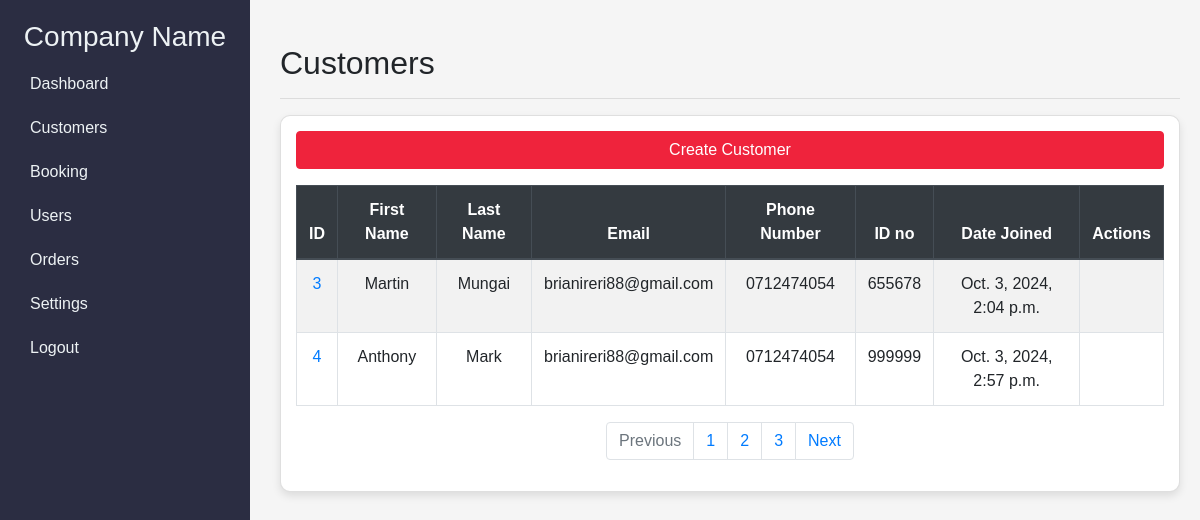
Screenshot of /customer/ with the database file from the repository.
### project/models.py (models this page shows, shortened)
class Customer(models.Model):
    created_at = models.DateTimeField(auto_now_add=True)
    first_name = models.CharField(max_length=50)
    last_name =  models.CharField(max_length=50)
    email =  models.CharField(max_length=100)
    phone =  models.CharField(max_length=15)
    Id_no  =  models.CharField(max_length=100, unique=True)
    class Meta:
        verbose_name_plural = 'Customer'

### project/views.py (the view)
# urls.py: path('customer/', views.customer, name='customer'),
def customer(request):
    customers = Customer.objects.all()
    return render(request, 'admin/customer.html', {'customers':customers})

### project/templates/admin/customer.html
{% extends 'admin/admin_dashboard.html' %}
{% load static %}
{% block content %}
    <div class="content">
        <h2>Customers</h2>
        <hr>
        <div class="card card-body">
            <a class="btn btn-primary mb-3" href="{% url 'add_customer'%}">Create Customer</a>
            <table class="table table-striped table-bordered">
                <thead class="thead-dark">
                    <tr>
                        <th>ID</th>
                        <th>First Name</th>
                        <th>Last Name</th>
                        <th>Email</th>
                        <th>Phone Number</th>
                        <th>ID no</th>
                        <th>Date Joined</th>
                        <th>Actions</th>
                    </tr>
                </thead>
                <tbody>
                    {% for customer in customers %}
                    <tr>
				        <td><a href="{% url 'customer_record' customer.id %}">{{ customer.id }}</a></td>
                        <td>{{ customer.first_name }}</td>
                        <td>{{ customer.last_name }}</td>
						<td>{{ customer.email }}</td>
                        <td>{{ customer.phone }}</td>
					    <td>{{ customer.Id_no }}</td>
						<td>{{ customer.created_at }}</td>
                        <td>
                        </td>
                    </tr>
                    {% endfor %}
                </tbody>
            </table>
            <nav aria-label="Page navigation">
                <ul class="pagination justify-content-center">
                    <li class="page-item disabled">
                        <a class="page-link" href="#" tabindex="-1">Previous</a>
                    </li>
                    <li class="page-item"><a class="page-link" href="#">1</a></li>
                    <li class="page-item"><a class="page-link" href="#">2</a></li>
                    <li class="page-item"><a class="page-link" href="#">3</a></li>
                    <li class="page-item">
                        <a class="page-link" href="#">Next</a>
                    </li>
                </ul>
            </nav>
        </div>
    </div>
{% endblock %}

### project/templates/admin/admin_dashboard.html (style rules this page uses)
body { font-family: 'Arial', sans-serif; background-color: #f5f5f5; }
.content { margin-left: 260px; padding: 20px; }
.card { background-color: #fff; border-radius: 10px; padding: 15px; box-shadow: 0 4px 8px rgba(0, 0, 0, 0.1); }
.table th, .table td { text-align: center; }
.btn-primary { background-color: #ef233c; border-color: #ef233c; }

### rows the page displays
Customer: id "3", first_name "Martin", last_name "Mungai", email "brianireri88@gmail.com", phone "0712474054", Id_no "655678", created_at "Oct. 3, 2024, 2:04 p.m."
Customer: id "4", first_name "Anthony", last_name "Mark", email "brianireri88@gmail.com", phone "0712474054", Id_no "999999", created_at "Oct. 3, 2024, 2:57 p.m."
